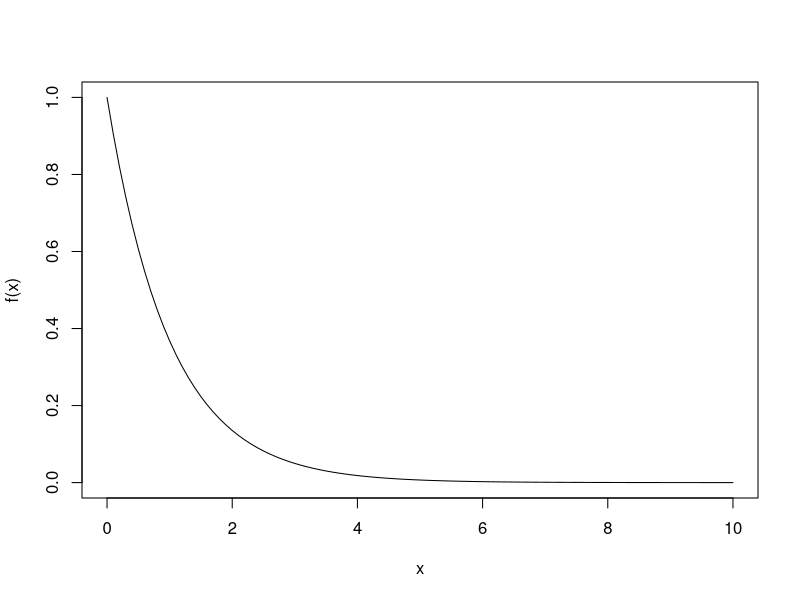

This chart was generated by the following R code:
## ---- chunk 1
knitr::opts_chunk$set(echo = TRUE)
## ---- chunk 2

f<-function(x) exp(-x)

curve(expr = f,from = 0,to = 10)

## ---- chunk 3

# skriv din lösning här
# lösningsförslag finns längre ner, försök att lösa uppgiften själv först!!!

step_func<-function(x0=1,h,tol){
  
  # Använd en while-loop
  
  return()
}


## ---- chunk 4

f<-function(x) exp(-x)

f(3)
exp(-3)

step_func<-function(x0=1,h,tol){
  y0<-f(x0)
  cond<-TRUE
  iter<-0
  y_current<-y0
  x<-x0
  while(cond){
    iter<-iter+1
    x<-x+h
    y_prev<-y_current
    y_current<-f(x)
    
    check<-abs(y_current-y_prev)<tol
    
    if(check){
      cond<-FALSE
    }
  }
  return(list(iter=iter,y_current=y_current,y_prev=y_prev))
}

# testa så att funktionen fungerar som tänkt:
step_func(x0 = 1,h = 1,tol = 0.1)
step_func(x0 = 1,h = 2,tol = 0.1)
step_func(x0 = 1,h = 1,tol = 0.01)
step_func(x0 = 1,h = 2,tol = 0.01)

step_func(x0 = 3,h = 1,tol = 0.1)
step_func(x0 = 2,h = 0.1,tol = 0.001)

